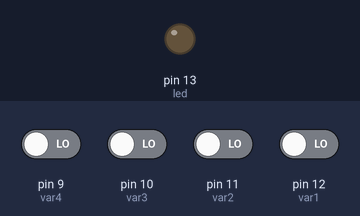
This sketch was run on a simulated Arduino Uno, built with avr-gcc and run on an emulated ATmega328P. Parts: output pins drawn as LEDs (lit = HIGH). Inputs (shaded band) come from the test bench; at power-on: pin 9 (var4), pin 10 (var3), pin 11 (var2), pin 12 (var1) LOW.

Above: at 1.2 s.
1.3 s: pin 9 (var4) driven HIGH
At 1.9 s:
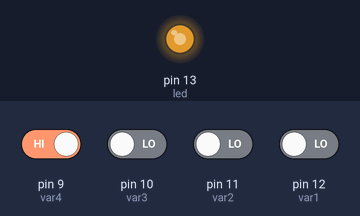
2.8 s: pin 10 (var3) driven HIGH
At 3.8 s:
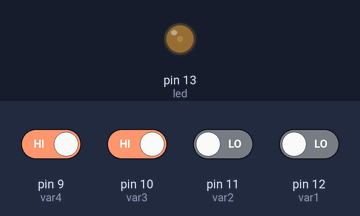
4.3 s: pin 12 (var1) driven HIGH
At 5.4 s:
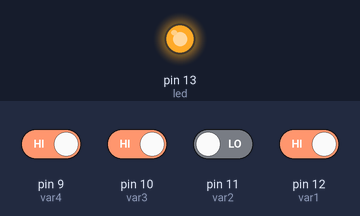
5.8 s: pin 9 (var4) driven LOW
At 6.5 s:
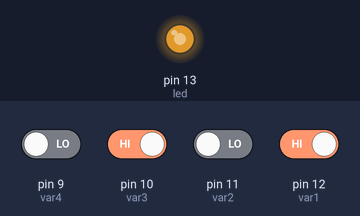
7.3 s: pin 11 (var2) driven HIGH
At 8.4 s:
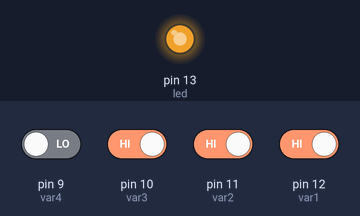
8.8 s: pin 11 (var2) driven LOW
At 10.0 s:
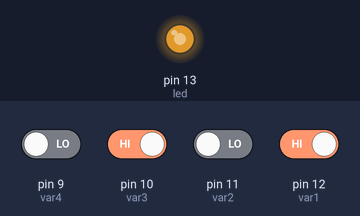
Timing chart, 0 to 11.3 s (numbered marks = the images above; inputs shaded):
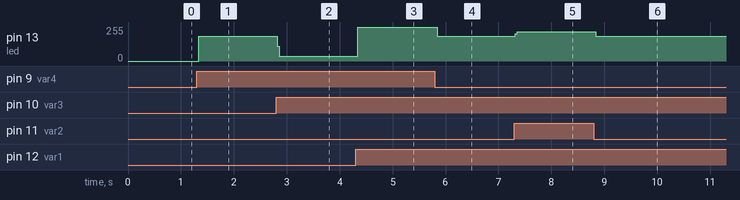

Measured:
- after the input at 1.3 s, pin 13 (led): 0/255 → 187/255 at once
- after the input at 2.8 s, pin 13 (led): 187/255 → 34/255 at once
- after the input at 4.3 s, pin 13 (led): 34/255 → 255/255 at once
- after the input at 5.8 s, pin 13 (led): 255/255 → 187/255 at once
- after the input at 7.3 s, pin 13 (led): 187/255 → 221/255 at once
- after the input at 8.8 s, pin 13 (led): 221/255 → 187/255 at once

The sketch:

secuencia_combinacional.ino
```cpp
// Implementación de Función lógica AND con 2 variables
int var1 = 12;   // Pin de entrada del pulsador 1
int var2 = 11;   // Pin de entrada del pulsador 2
int var3 = 10;   // Pin de entrada del pulsador 3
int var4 = 9;   // Pin de entrada del pulsador 4
int led = 13;    // Pin de salida para el LED
int estado1 = 0; // Para almacenar el estado de la variable1
int estado2 = 0; // Para almacenar el estado de la variable2
int estado3 = 0; // Para almacenar el estado de la variable3
int estado4 = 0; // Para almacenar el estado de la variable4
int resultado = 0; // Para almacenar el resultado

void setup() {
  pinMode(var1, INPUT);     // Inicializa el pin de entrada 1 como entrada
  pinMode(var2, INPUT);     // Inicializa el pin de entrada 2 como entrada
  pinMode(var3, INPUT);     // Inicializa el pin de entrada 3 como entrada
  pinMode(var4, INPUT);     // Inicializa el pin de entrada 4 como entrada

  pinMode(led, OUTPUT);     // Inicializa el pin del LED como salida
}

void loop() {
  estado1 = digitalRead(var1); // Lee el estado del botón y lo almacena
  estado2 = digitalRead(var2); // Lee el estado del botón y lo almacena
  estado3 = digitalRead(var3); // Lee el estado del botón y lo almacena
  estado4 = digitalRead(var4); // Lee el estado del botón y lo almacena

  if (resultado = ((!estado1 || !estado3||estado4)&&(estado2 || estado4)&&(estado2 || estado3) &&(estado1 || estado3)));{
    // I1 i3 i4 +i2 i4 +i2 i3 + i1 13

  digitalWrite(led, resultado);
}
 if (resultado = ((!estado1 || !!estado3||estado4)&&(estado3 || !estado4)&&(estado1 || !estado4)&&(estado1 || estado2 || estado3)));{
   // I1 i3 i4 + i3 i4 +i1 i4 + i1 i2 i3

  digitalWrite(led, resultado);
}
  if (resultado = ((!estado1 || !estado2||estado3)&&(!estado1 || estado2 || estado4)&&(estado2 || estado3 || estado4) ) &&(estado1 || !estado2 || !estado4) &&(estado1 || !estado3 || !estado4));{
    // I1 I2 I3 + I1 I2 I4 + I2 I3 I4 + I1 I2 I4 + I1 I3 I4

  digitalWrite(led, resultado);
}
 if (resultado = ((estado3 || estado4)&&( !estado1 || estado2 || estado3)&&(estado1 || !estado2 || !estado4) )&&(estado1 || estado2 || !estado3)); {
   // I3 I4 + I1 I2 I3 + I1 I2 I4 + I1 I2 I3

  digitalWrite(led, resultado);

}

}
```
